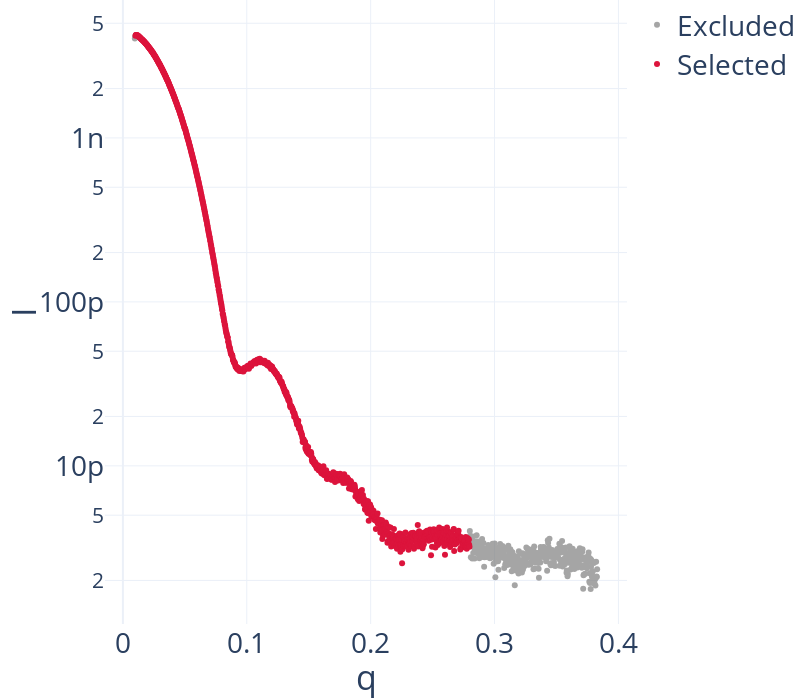

The notebook cell saved with this chart:
### Code cell
CDT.SAXS_selection_plotter(working_path+"Saxs.dat",0.01,0.28)

### Figure 1 — Plotly figure (JSON) as saved in the notebook; plotly's stock layout.template omitted (floating-point values rounded to 4 significant figures; data arrays with more than 128 entries replaced by an {"elided": "..."} marker saying what was removed)
{"data": [{"line": {"color": "grey"}, "mode": "markers", "name": "Excluded", "opacity": 0.7, "type": "scatter", "x": {"elided": "377 float values"}, "y": {"elided": "377 float values"}}, {"line": {"color": "crimson"}, "mode": "markers", "name": "Selected", "type": "scatter", "x": {"elided": "982 float values"}, "y": {"elided": "982 float values"}}], "layout": {"font": {"size": 28}, "height": 700, "margin": {"b": 0, "l": 0, "r": 0, "t": 0}, "width": 800, "xaxis": {"autorange": true, "range": [-0.01454, 0.407], "title": {"text": "q"}, "type": "linear"}, "yaxis": {"autorange": true, "range": [-11.96, -8.159], "title": {"text": "I"}, "type": "log"}}}
